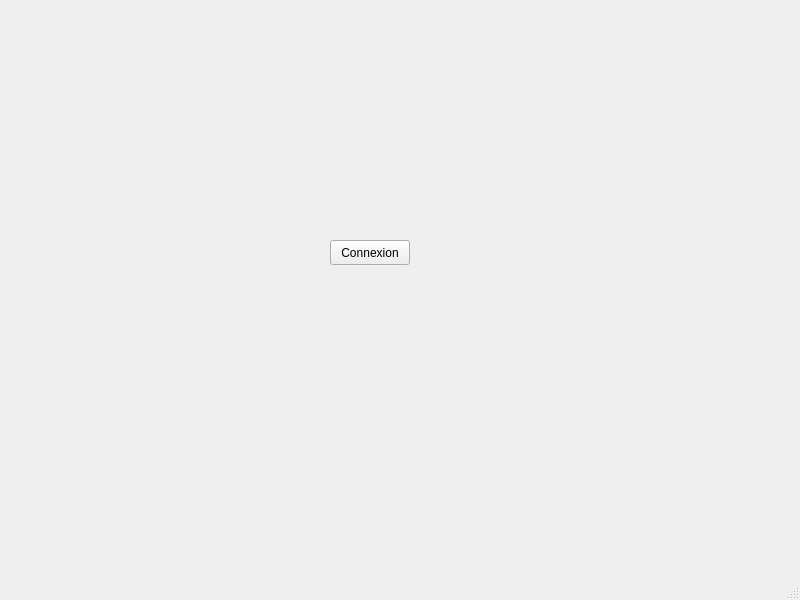
<?xml version="1.0" encoding="UTF-8"?>
<ui version="4.0">
 <class>Window</class>
 <widget class="QMainWindow" name="Window">
  <property name="geometry">
   <rect>
    <x>0</x>
    <y>0</y>
    <width>800</width>
    <height>600</height>
   </rect>
  </property>
  <property name="windowTitle">
   <string>Window</string>
  </property>
  <widget class="QWidget" name="centralwidget">
   <widget class="QPushButton" name="pushButton">
    <property name="geometry">
     <rect>
      <x>330</x>
      <y>240</y>
      <width>80</width>
      <height>25</height>
     </rect>
    </property>
    <property name="text">
     <string>Connexion</string>
    </property>
    <property name="flat">
     <bool>false</bool>
    </property>
   </widget>
  </widget>
  <widget class="QMenuBar" name="menubar">
   <property name="geometry">
    <rect>
     <x>0</x>
     <y>0</y>
     <width>800</width>
     <height>22</height>
    </rect>
   </property>
  </widget>
  <widget class="QStatusBar" name="statusbar"/>
 </widget>
 <resources/>
 <connections/>
</ui>
